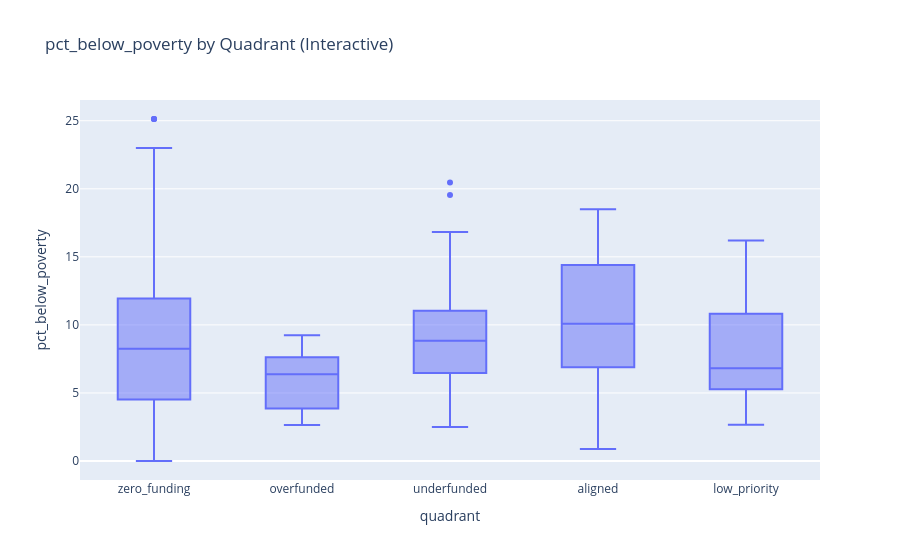
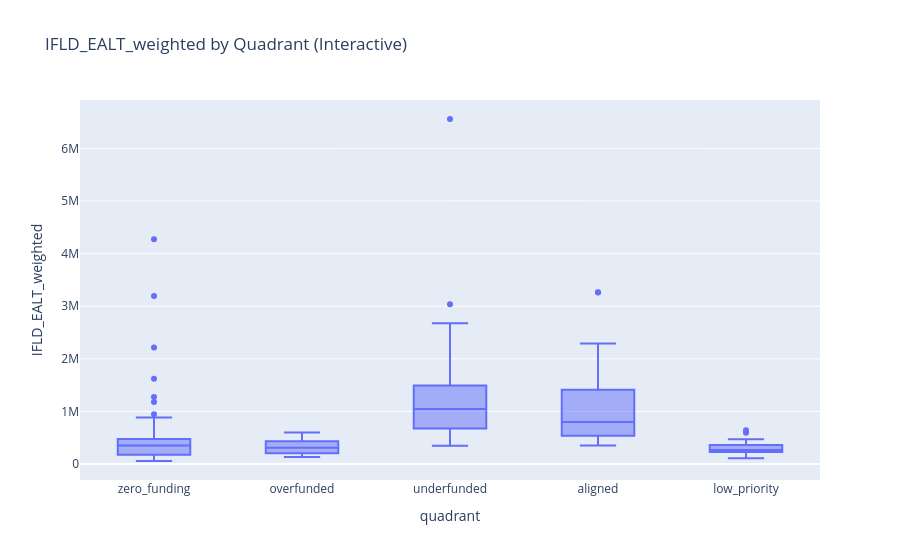
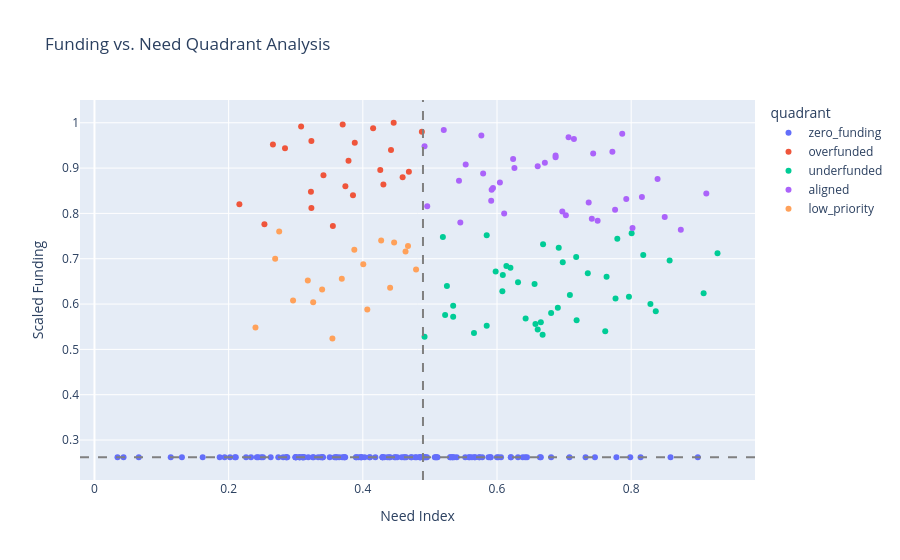
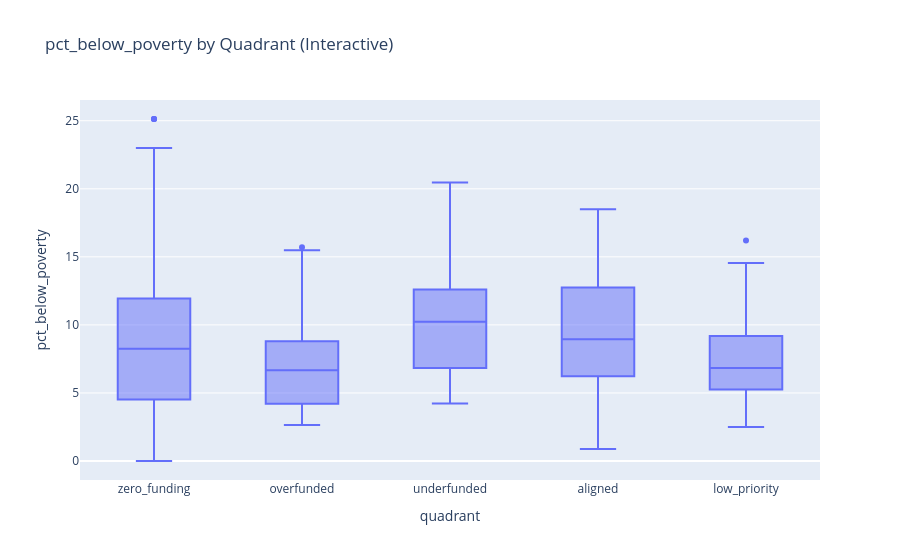

The notebook cell saved with these charts, in order:
### Code cell
# run models
results = analyze_models(df, model_specs, gdf=gdf, display_results=True)

### Figure 1 — Plotly figure (JSON) as saved in the notebook; plotly's stock layout.template omitted (floating-point values rounded to 4 significant figures; data arrays with more than 128 entries replaced by an {"elided": "..."} marker saying what was removed)
{"data": [{"alignmentgroup": "True", "customdata": {"elided": "250x2 mixed values"}, "hovertemplate": "quadrant=%{x}<br>pct_below_poverty=%{y}<br>town_name=%{customdata[0]}<br>total_population=%{customdata[1]}<extra></extra>", "legendgroup": "", "marker": {"color": "#636efa"}, "name": "", "notched": false, "offsetgroup": "", "orientation": "v", "showlegend": false, "type": "box", "x": {"elided": "250 str values"}, "x0": " ", "xaxis": "x", "y": {"elided": "250 float values"}, "y0": " ", "yaxis": "y"}], "layout": {"boxmode": "group", "legend": {"tracegroupgap": 0}, "title": {"text": "pct_below_poverty by Quadrant (Interactive)"}, "xaxis": {"anchor": "y", "domain": [0, 1], "title": {"text": "quadrant"}}, "yaxis": {"anchor": "x", "domain": [0, 1], "title": {"text": "pct_below_poverty"}}}}

### Figure 2 — Plotly figure (JSON) as saved in the notebook; plotly's stock layout.template omitted (floating-point values rounded to 4 significant figures; data arrays with more than 128 entries replaced by an {"elided": "..."} marker saying what was removed)
{"data": [{"alignmentgroup": "True", "customdata": {"elided": "250x2 mixed values"}, "hovertemplate": "quadrant=%{x}<br>IFLD_EALT_weighted=%{y}<br>town_name=%{customdata[0]}<br>total_population=%{customdata[1]}<extra></extra>", "legendgroup": "", "marker": {"color": "#636efa"}, "name": "", "notched": false, "offsetgroup": "", "orientation": "v", "showlegend": false, "type": "box", "x": {"elided": "250 str values"}, "x0": " ", "xaxis": "x", "y": {"elided": "250 float values"}, "y0": " ", "yaxis": "y"}], "layout": {"boxmode": "group", "legend": {"tracegroupgap": 0}, "title": {"text": "IFLD_EALT_weighted by Quadrant (Interactive)"}, "xaxis": {"anchor": "y", "domain": [0, 1], "title": {"text": "quadrant"}}, "yaxis": {"anchor": "x", "domain": [0, 1], "title": {"text": "IFLD_EALT_weighted"}}}}

### Figure 3 — Plotly figure (JSON) as saved in the notebook; plotly's stock layout.template omitted (floating-point values rounded to 4 significant figures; data arrays with more than 128 entries replaced by an {"elided": "..."} marker saying what was removed)
{"data": [{"customdata": {"elided": "130x2 mixed values"}, "hovertemplate": "quadrant=zero_funding<br>Need Index=%{x}<br>Scaled Funding=%{y}<br>town_name=%{customdata[0]}<br>total_population=%{customdata[1]}<extra></extra>", "legendgroup": "zero_funding", "marker": {"color": "#636efa", "symbol": "circle"}, "mode": "markers", "name": "zero_funding", "orientation": "v", "showlegend": true, "type": "scatter", "x": {"elided": "130 float values"}, "xaxis": "x", "y": {"elided": "130 float values"}, "yaxis": "y"}, {"customdata": [["Andover town", 616], ["Barnard town", 1211], ["Belvidere town", 422], ["Bolton town", 1163], ["Cabot town", 1579], ["Granville town", 414], ["Lincoln town", 1394], ["Marshfield town", 1863], ["Middlesex town", 1943], ["Moretown town", 1532], ["Pittsfield town", 391], ["Plymouth town", 533], ["Readsboro town", 807], ["Ripton town", 508], ["Shrewsbury town", 1237], ["Stockbridge town", 791], ["Troy town", 1749], ["Underhill town", 3141], ["Wardsboro town", 820], ["West Fairlee town", 711], ["Weston town", 685], ["Woodbury town", 659], ["Woodford town", 282]], "hovertemplate": "quadrant=overfunded<br>Need Index=%{x}<br>Scaled Funding=%{y}<br>town_name=%{customdata[0]}<br>total_population=%{customdata[1]}<extra></extra>", "legendgroup": "overfunded", "marker": {"color": "#EF553B", "symbol": "circle"}, "mode": "markers", "name": "overfunded", "orientation": "v", "showlegend": true, "type": "scatter", "x": [0.216, 0.3553, 0.2533, 0.3413, 0.4687, 0.284, 0.374, 0.4307, 0.308, 0.4593, 0.37, 0.488, 0.3233, 0.388, 0.3787, 0.446, 0.3233, 0.426, 0.266, 0.3853, 0.442, 0.3227, 0.4153], "xaxis": "x", "y": [0.82, 0.772, 0.776, 0.884, 0.892, 0.944, 0.86, 0.864, 0.992, 0.88, 0.996, 0.98, 0.96, 0.956, 0.916, 1, 0.812, 0.896, 0.952, 0.84, 0.94, 0.848, 0.988], "yaxis": "y"}, {"customdata": [["Arlington town", 2598], ["Barre town", 8005], ["Barton town", 2815], ["Berlin town", 2880], ["Burlington city", 44675], ["Castleton town", 4453], ["Chittenden town", 1318], ["Clarendon town", 2460], ["Colchester town", 17648], ["Derby town", 4537], ["Enosburgh town", 2804], ["Essex town", 11516], ["Fairfax town", 5226], ["Georgia town", 4890], ["Glover town", 1051], ["Groton town", 967], ["Guilford town", 2461], ["Hinesburg town", 4718], ["Johnson town", 3450], ["Lyndon town", 5590], ["Montpelier city", 8014], ["Morristown town", 5722], ["North Hero town", 1263], ["Norwich town", 3640], ["Peacham town", 887], ["Poultney town", 3010], ["Randolph town", 4843], ["Richford town", 2467], ["Richmond town", 4159], ["Rockingham town", 4807], ["Rutland city", 15712], ["Rutland town", 3927], ["Sandgate town", 435], ["St. Albans town", 7057], ["St. Johnsbury town", 7368], ["Swanton town", 6820], ["Waitsfield town", 1918], ["Westminster town", 2999], ["Williamstown town", 3579], ["Williston town", 10144], ["Winooski city", 8293], ["Woodstock town", 3027]], "hovertemplate": "quadrant=underfunded<br>Need Index=%{x}<br>Scaled Funding=%{y}<br>town_name=%{customdata[0]}<br>total_population=%{customdata[1]}<extra></extra>", "legendgroup": "underfunded", "marker": {"color": "#00cc96", "symbol": "circle"}, "mode": "markers", "name": "underfunded", "orientation": "v", "showlegend": true, "type": "scatter", "x": [0.5657, 0.614, 0.7967, 0.818, 0.8287, 0.698, 0.5193, 0.6427, 0.7087, 0.7633, 0.6687, 0.6573, 0.5253, 0.5347, 0.5847, 0.492, 0.6607, 0.668, 0.6653, 0.7767, 0.8007, 0.7353, 0.6087, 0.5227, 0.5347, 0.656, 0.7187, 0.6313, 0.5847, 0.9287, 0.908, 0.7793, 0.62, 0.598, 0.8367, 0.718, 0.692, 0.6907, 0.608, 0.6807, 0.7613, 0.8573], "xaxis": "x", "y": [0.536, 0.684, 0.616, 0.708, 0.6, 0.692, 0.748, 0.568, 0.62, 0.66, 0.732, 0.556, 0.64, 0.596, 0.552, 0.528, 0.544, 0.532, 0.56, 0.612, 0.756, 0.668, 0.664, 0.576, 0.572, 0.644, 0.564, 0.648, 0.752, 0.712, 0.624, 0.744, 0.68, 0.672, 0.584, 0.704, 0.724, 0.592, 0.628, 0.58, 0.54, 0.696], "yaxis": "y"}, {"customdata": [["Barre city", 8412], ["Berkshire town", 1745], ["Bethel town", 1736], ["Brandon town", 4120], ["Brattleboro town", 12122], ["Bridgewater town", 980], ["Bristol town", 3778], ["Cambridge town", 3767], ["Charleston town", 936], ["Chelsea town", 1223], ["Chester town", 2992], ["Dorset town", 2092], ["Grafton town", 666], ["Hardwick town", 2965], ["Hartford town", 10736], ["Highgate town", 3528], ["Huntington town", 1853], ["Jamaica town", 882], ["Jericho town", 5114], ["Londonderry town", 1873], ["Ludlow town", 1990], ["Middlebury town", 9175], ["Montgomery town", 1047], ["Newfane town", 1456], ["Northfield town", 5920], ["Pawlet town", 1480], ["Rochester town", 1389], ["Royalton town", 2752], ["Rupert town", 676], ["Springfield town", 9084], ["Stowe town", 5285], ["Warren town", 1585], ["Waterbury town", 5405], ["Whitingham town", 1368], ["Wilmington town", 1747], ["Windsor town", 3554], ["Wolcott town", 1507]], "hovertemplate": "quadrant=aligned<br>Need Index=%{x}<br>Scaled Funding=%{y}<br>town_name=%{customdata[0]}<br>total_population=%{customdata[1]}<extra></extra>", "legendgroup": "aligned", "marker": {"color": "#ab63fa", "symbol": "circle"}, "mode": "markers", "name": "aligned", "orientation": "v", "showlegend": true, "type": "scatter", "x": [0.85, 0.6107, 0.6043, 0.7147, 0.912, 0.7067, 0.7027, 0.6873, 0.594, 0.626, 0.772, 0.5793, 0.5207, 0.75, 0.816, 0.5767, 0.5533, 0.592, 0.496, 0.5433, 0.7867, 0.776, 0.7433, 0.6873, 0.6607, 0.6713, 0.7927, 0.7413, 0.5913, 0.874, 0.8393, 0.624, 0.7367, 0.5453, 0.6973, 0.802, 0.492], "xaxis": "x", "y": [0.792, 0.8, 0.868, 0.964, 0.844, 0.968, 0.796, 0.928, 0.856, 0.9, 0.936, 0.888, 0.984, 0.784, 0.836, 0.972, 0.908, 0.852, 0.816, 0.872, 0.976, 0.808, 0.932, 0.924, 0.904, 0.912, 0.832, 0.788, 0.828, 0.764, 0.876, 0.92, 0.824, 0.78, 0.804, 0.768, 0.948], "yaxis": "y"}, {"customdata": [["Brookline town", 531], ["Danby town", 1133], ["Duxbury town", 1548], ["Eden town", 1351], ["Fairfield town", 1938], ["Goshen town", 142], ["Guildhall town", 371], ["Hyde Park town", 3000], ["Killington town", 785], ["Marlboro town", 1362], ["Orange town", 957], ["Orwell town", 1294], ["Plainfield town", 1314], ["Ryegate town", 1059], ["Sheffield town", 573], ["Strafford town", 1372], ["Wallingford town", 2286], ["West Windsor town", 1171]], "hovertemplate": "quadrant=low_priority<br>Need Index=%{x}<br>Scaled Funding=%{y}<br>town_name=%{customdata[0]}<br>total_population=%{customdata[1]}<extra></extra>", "legendgroup": "low_priority", "marker": {"color": "#FFA15A", "symbol": "circle"}, "mode": "markers", "name": "low_priority", "orientation": "v", "showlegend": true, "type": "scatter", "x": [0.2753, 0.4007, 0.4467, 0.24, 0.2693, 0.4273, 0.3393, 0.4637, 0.326, 0.3687, 0.3547, 0.4407, 0.3873, 0.4673, 0.296, 0.4067, 0.4793, 0.318], "xaxis": "x", "y": [0.76, 0.688, 0.736, 0.548, 0.7, 0.74, 0.632, 0.716, 0.604, 0.656, 0.524, 0.636, 0.72, 0.728, 0.608, 0.588, 0.676, 0.652], "yaxis": "y"}], "layout": {"legend": {"title": {"text": "quadrant"}, "tracegroupgap": 0}, "shapes": [{"line": {"color": "gray", "dash": "dash"}, "type": "line", "x0": 0.4897, "x1": 0.4897, "xref": "x", "y0": 0, "y1": 1, "yref": "y domain"}, {"line": {"color": "gray", "dash": "dash"}, "type": "line", "x0": 0, "x1": 1, "xref": "x domain", "y0": 0.262, "y1": 0.262, "yref": "y"}], "title": {"text": "Funding vs. Need Quadrant Analysis"}, "xaxis": {"anchor": "y", "domain": [0, 1], "title": {"text": "Need Index"}}, "yaxis": {"anchor": "x", "domain": [0, 1], "title": {"text": "Scaled Funding"}}}}

### Figure 4 — Plotly figure (JSON) as saved in the notebook; plotly's stock layout.template omitted (floating-point values rounded to 4 significant figures; data arrays with more than 128 entries replaced by an {"elided": "..."} marker saying what was removed)
{"data": [{"alignmentgroup": "True", "customdata": {"elided": "250x2 mixed values"}, "hovertemplate": "quadrant=%{x}<br>pct_below_poverty=%{y}<br>town_name=%{customdata[0]}<br>total_population=%{customdata[1]}<extra></extra>", "legendgroup": "", "marker": {"color": "#636efa"}, "name": "", "notched": false, "offsetgroup": "", "orientation": "v", "showlegend": false, "type": "box", "x": {"elided": "250 str values"}, "x0": " ", "xaxis": "x", "y": {"elided": "250 float values"}, "y0": " ", "yaxis": "y"}], "layout": {"boxmode": "group", "legend": {"tracegroupgap": 0}, "title": {"text": "pct_below_poverty by Quadrant (Interactive)"}, "xaxis": {"anchor": "y", "domain": [0, 1], "title": {"text": "quadrant"}}, "yaxis": {"anchor": "x", "domain": [0, 1], "title": {"text": "pct_below_poverty"}}}}
